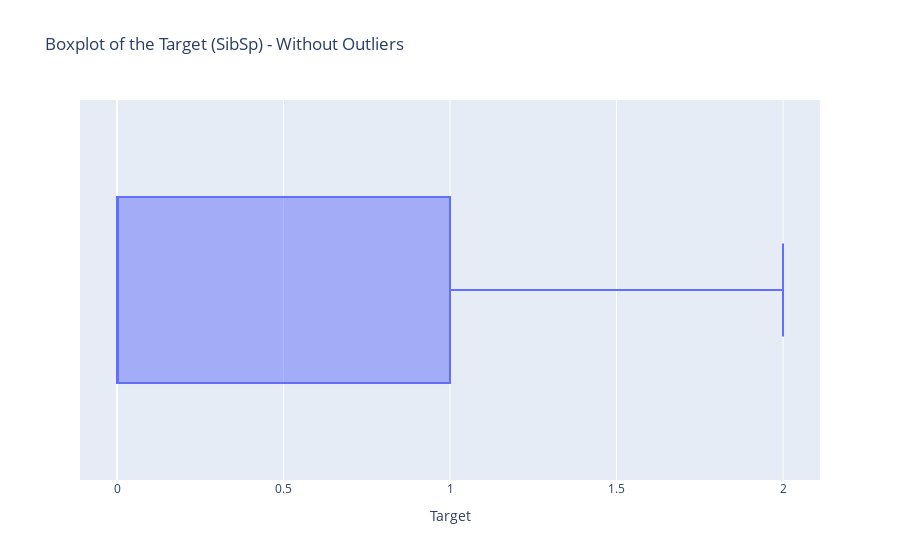

Source (notebook cell):
### Markdown cell above
#### Create a mask to filter out the outliers for 'SibSp'

### Code cell
mask_SibSp = df['SibSp'] <= 2

print(df[mask_SibSp].head())
print(df[mask_SibSp].info())

fig = px.box(
    data_frame=df[mask_SibSp], 
    x='SibSp', 
    orientation='h',
    title='Boxplot of the Target (SibSp) - Without Outliers')

fig.update_layout(xaxis_title='Target')
fig.show()

### Figure 1 — Plotly figure (JSON) as saved in the notebook; plotly's stock layout.template omitted (floating-point values rounded to 4 significant figures; data arrays with more than 128 entries replaced by an {"elided": "..."} marker saying what was removed)
{"data": [{"alignmentgroup": "True", "hovertemplate": "SibSp=%{x}<extra></extra>", "legendgroup": "", "marker": {"color": "#636efa"}, "name": "", "notched": false, "offsetgroup": "", "orientation": "h", "showlegend": false, "type": "box", "x": {"elided": "845 int values"}, "x0": " ", "xaxis": "x", "y0": " ", "yaxis": "y"}], "layout": {"boxmode": "group", "legend": {"tracegroupgap": 0}, "title": {"text": "Boxplot of the Target (SibSp) - Without Outliers"}, "xaxis": {"anchor": "y", "domain": [0, 1], "title": {"text": "Target"}}, "yaxis": {"anchor": "x", "domain": [0, 1]}}}
